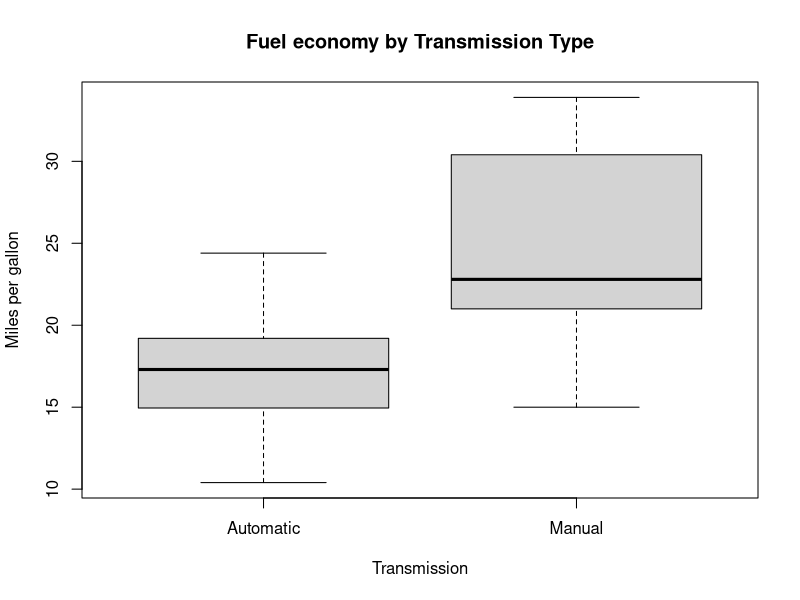
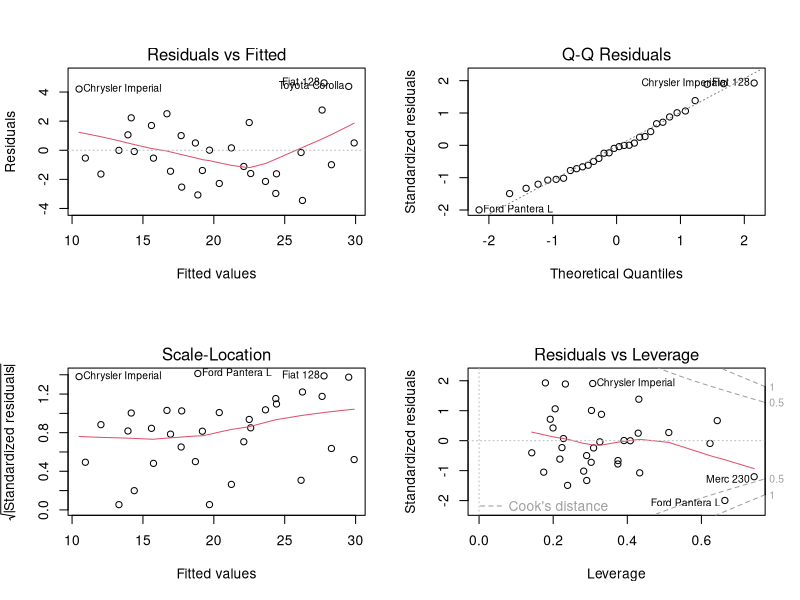

These figures' R source, in order:
## ---- chunk 1
knitr::opts_chunk$set(echo = TRUE)
## ---- chunk 2
library(dplyr)
mtcars2 <- mtcars
mtcars2$am <- as.factor(mtcars2$am)
levels(mtcars2$am) <- c("Automatic", "Manual")
## ---- chunk 3
mpg_by_am <- aggregate(mpg ~ am, data = mtcars2, mean)
mpg_by_am
## ---- chunk 4
head(mtcars)
## ---- chunk 5
boxplot(mpg ~ am, data = mtcars2, xlab = "Transmission", 
        ylab = "Miles per gallon", main = "Fuel economy by Transmission Type")
## ---- chunk 6
t.test(mtcars[mtcars2$am == "Manual",]$mpg, 
       mtcars[mtcars2$am == "Automatic",]$mpg,
       paired = FALSE, var.equal = FALSE)
## ---- chunk 7
fit0<-lm(mtcars$mpg~mtcars$am)
summary(fit0)$adj.r.squared
## ---- chunk 8
summary(fit0)$coefficients
## ---- chunk 9
fit1<-lm(mpg~cyl+disp+hp+drat+wt+qsec+factor(vs)+factor(am)+gear+carb,data = mtcars)
summary(fit1)
## ---- chunk 10
anova(fit0,fit1)
## ---- chunk 11
par(mfrow=c(2,2))
plot(fit1)
